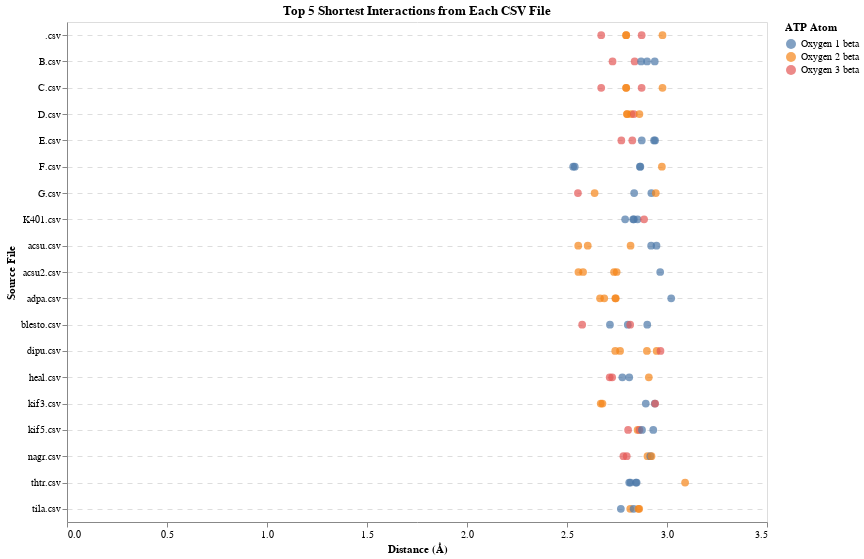

Notebook cell for this chart:
### Code cell
import pandas as pd
import altair as alt
import os

# Directory containing the CSV files
input_directory_path = '/Users/jazzeruncal/git/Jazzer_surf/data/'  # Update this to your input directory path

# List all CSV files in the directory
csv_files = [f for f in os.listdir(input_directory_path) if f.endswith('.csv')]

# Initialize a list to hold the top 5 interactions from each file
all_top_5_interactions = []

# Important ATP atoms
important_atoms = [
    'Phosphorus gamma', 'Phosphorus beta', 
    'Oxygen 1 beta', 'Oxygen 2 beta', 'Oxygen 3 beta'
]

# Process each CSV file
for csv_file in csv_files:
    file_path = os.path.join(input_directory_path, csv_file)
    
    # Load the CSV file
    data = pd.read_csv(file_path)
    
    # Apply the distance filter
    filtered_data = data[data["Distance (Å)"] < 4]
    
    # Filter to include only the important ATP atoms
    filtered_data = filtered_data[filtered_data['ATP Complete Atom Name'].isin(important_atoms)]
    
    # Sort the data by distance to get the shortest interactions
    sorted_data = filtered_data.sort_values(by="Distance (Å)")
    
    # Select the top 5 shortest interactions
    top_5_interactions = sorted_data.head(5)
    
    # Add a column for the source file
    top_5_interactions['Source File'] = csv_file[len("interactions"):]  # Extract part of the file name after "interactions"
    
    # Append to the list
    all_top_5_interactions.append(top_5_interactions)

# Combine all top 5 interactions into a single DataFrame
combined_data = pd.concat(all_top_5_interactions)

# Create the plot
jitter = alt.Chart(combined_data).mark_circle(size=60).encode(
    x=alt.X('Distance (Å):Q', title='Distance (Å)'),
    y=alt.Y('Source File:N', title='Source File'),
    color=alt.Color('ATP Complete Atom Name:N', legend=alt.Legend(title="ATP Atom")),
    tooltip=['ATP Complete Atom Name', 'Binding Residue Single Letter', 'Binding Residue ID', 'Distance (Å)', 'Source File']
).transform_calculate(
    jitter='sqrt(-2*log(random()))*cos(2*PI*random())'
).encode(
    x=alt.X('Distance (Å):Q', title='Distance (Å)', axis=alt.Axis(grid=False)),
    y=alt.Y('Source File:N', title='Source File', axis=alt.Axis(grid=True)),
    xOffset='jitter:Q'
).properties(
    height=500,
    width=700,
    title='Top 5 Shortest Interactions from Each CSV File'
).configure_axis(
    gridDash=[5, 5],
    tickCount=5
).configure_text(
    fontWeight='bold'
)

# Save the plot as an HTML file
jitter.save('top_5_shortest_interactions_filtered.html')

# Display the plot in the notebook
jitter

### Figure 1 — Vega-Lite specification as saved in the notebook (floating-point values rounded to 4 significant figures)
{"config": {"view": {"continuousWidth": 300, "continuousHeight": 300}, "axis": {"gridDash": [5, 5], "tickCount": 5}, "text": {"fontWeight": "bold"}}, "data": {"name": "data-f89c82c17024a866135aad58bca12130"}, "mark": {"type": "circle", "size": 60}, "encoding": {"color": {"field": "ATP Complete Atom Name", "legend": {"title": "ATP Atom"}, "type": "nominal"}, "tooltip": [{"field": "ATP Complete Atom Name", "type": "nominal"}, {"field": "Binding Residue Single Letter", "type": "nominal"}, {"field": "Binding Residue ID", "type": "quantitative"}, {"field": "Distance (Å)", "type": "quantitative"}, {"field": "Source File", "type": "nominal"}], "x": {"axis": {"grid": false}, "field": "Distance (Å)", "title": "Distance (Å)", "type": "quantitative"}, "xOffset": {"field": "jitter", "type": "quantitative"}, "y": {"axis": {"grid": true}, "field": "Source File", "title": "Source File", "type": "nominal"}}, "height": 500, "title": "Top 5 Shortest Interactions from Each CSV File", "transform": [{"calculate": "sqrt(-2*log(random()))*cos(2*PI*random())", "as": "jitter"}], "width": 700, "$schema": "https://vega.github.io/schema/vega-lite/v5.8.0.json", "datasets": {"data-f89c82c17024a866135aad58bca12130": [{"ATP Residue Name": "ATP", "ATP Residue ID": 1, "ATP Atom Name": "O3B", "Binding Residue Name": "SER", "Binding Residue ID": 87, "Binding Atom Name": "N", "Distance (Å)": 2.713, "ATP Complete Atom Name": "Oxygen 3 beta", "Binding Complete Atom Name": "Nitrogen", "Binding Residue Single Letter": "S", "Source File": "heal.csv"}, {"ATP Residue Name": "ATP", "ATP Residue ID": 1, "ATP Atom Name": "O3B", "Binding Residue Name": "SER", "Binding Residue ID": 87, "Binding Atom Name": "N", "Distance (Å)": 2.726, "ATP Complete Atom Name": "Oxygen 3 beta", "Binding Complete Atom Name": "Nitrogen", "Binding Residue Single Letter": "S", "Source File": "heal.csv"}, {"ATP Residue Name": "ATP", "ATP Residue ID": 1, "ATP Atom Name": "O1B", "Binding Residue Name": "THR", "Binding Residue ID": 91, "Binding Atom Name": "N", "Distance (Å)": 2.777, "ATP Complete Atom Name": "Oxygen 1 beta", "Binding Complete Atom Name": "Nitrogen", "Binding Residue Single Letter": "T", "Source File": "heal.csv"}, {"ATP Residue Name": "ATP", "ATP Residue ID": 1, "ATP Atom Name": "O1B", "Binding Residue Name": "THR", "Binding Residue ID": 91, "Binding Atom Name": "N", "Distance (Å)": 2.811, "ATP Complete Atom Name": "Oxygen 1 beta", "Binding Complete Atom Name": "Nitrogen", "Binding Residue Single Letter": "T", "Source File": "heal.csv"}, {"ATP Residue Name": "ATP", "ATP Residue ID": 1, "ATP Atom Name": "O2B", "Binding Residue Name": "LYS", "Binding Residue ID": 90, "Binding Atom Name": "NZ", "Distance (Å)": 2.909, "ATP Complete Atom Name": "Oxygen 2 beta", "Binding Complete Atom Name": "Nitrogen zeta", "Binding Residue Single Letter": "K", "Source File": "heal.csv"}, {"ATP Residue Name": "ATP", "ATP Residue ID": 1, "ATP Atom Name": "O1B", "Binding Residue Name": "THR", "Binding Residue ID": 155, "Binding Atom Name": "N", "Distance (Å)": 2.811, "ATP Complete Atom Name": "Oxygen 1 beta", "Binding Complete Atom Name": "Nitrogen", "Binding Residue Single Letter": "T", "Source File": "thtr.csv"}, {"ATP Residue Name": "ATP", "ATP Residue ID": 1, "ATP Atom Name": "O1B", "Binding Residue Name": "THR", "Binding Residue ID": 155, "Binding Atom Name": "OG1", "Distance (Å)": 2.818, "ATP Complete Atom Name": "Oxygen 1 beta", "Binding Complete Atom Name": "Oxygen gamma 1", "Binding Residue Single Letter": "T", "Source File": "thtr.csv"}, {"ATP Residue Name": "ATP", "ATP Residue ID": 1, "ATP Atom Name": "O1B", "Binding Residue Name": "THR", "Binding Residue ID": 155, "Binding Atom Name": "N", "Distance (Å)": 2.844, "ATP Complete Atom Name": "Oxygen 1 beta", "Binding Complete Atom Name": "Nitrogen", "Binding Residue Single Letter": "T", "Source File": "thtr.csv"}, {"ATP Residue Name": "ATP", "ATP Residue ID": 1, "ATP Atom Name": "O1B", "Binding Residue Name": "THR", "Binding Residue ID": 155, "Binding Atom Name": "OG1", "Distance (Å)": 2.848, "ATP Complete Atom Name": "Oxygen 1 beta", "Binding Complete Atom Name": "Oxygen gamma 1", "Binding Residue Single Letter": "T", "Source File": "thtr.csv"}, {"ATP Residue Name": "ATP", "ATP Residue ID": 1, "ATP Atom Name": "O2B", "Binding Residue Name": "GLY", "Binding Residue ID": 151, "Binding Atom Name": "N", "Distance (Å)": 3.09, "ATP Complete Atom Name": "Oxygen 2 beta", "Binding Complete Atom Name": "Nitrogen", "Binding Residue Single Letter": "G", "Source File": "thtr.csv"}, {"ATP Residue Name": "ATP", "ATP Residue ID": 1, "ATP Atom Name": "O3B", "Binding Residue Name": "SER", "Binding Residue ID": 95, "Binding Atom Name": "N", "Distance (Å)": 2.555, "ATP Complete Atom Name": "Oxygen 3 beta", "Binding Complete Atom Name": "Nitrogen", "Binding Residue Single Letter": "S", "Source File": "G.csv"}, {"ATP Residue Name": "ATP", "ATP Residue ID": 1, "ATP Atom Name": "O2B", "Binding Residue Name": "SER", "Binding Residue ID": 96, "Binding Atom Name": "N", "Distance (Å)": 2.638, "ATP Complete Atom Name": "Oxygen 2 beta", "Binding Complete Atom Name": "Nitrogen", "Binding Residue Single Letter": "S", "Source File": "G.csv"}, {"ATP Residue Name": "ATP", "ATP Residue ID": 1, "ATP Atom Name": "O1B", "Binding Residue Name": "THR", "Binding Residue ID": 99, "Binding Atom Name": "OG1", "Distance (Å)": 2.836, "ATP Complete Atom Name": "Oxygen 1 beta", "Binding Complete Atom Name": "Oxygen gamma 1", "Binding Residue Single Letter": "T", "Source File": "G.csv"}, {"ATP Residue Name": "ATP", "ATP Residue ID": 1, "ATP Atom Name": "O1B", "Binding Residue Name": "THR", "Binding Residue ID": 99, "Binding Atom Name": "N", "Distance (Å)": 2.922, "ATP Complete Atom Name": "Oxygen 1 beta", "Binding Complete Atom Name": "Nitrogen", "Binding Residue Single Letter": "T", "Source File": "G.csv"}, {"ATP Residue Name": "ATP", "ATP Residue ID": 1, "ATP Atom Name": "O2B", "Binding Residue Name": "SER", "Binding Residue ID": 95, "Binding Atom Name": "N", "Distance (Å)": 2.944, "ATP Complete Atom Name": "Oxygen 2 beta", "Binding Complete Atom Name": "Nitrogen", "Binding Residue Single Letter": "S", "Source File": "G.csv"}, {"ATP Residue Name": "ATP", "ATP Residue ID": 1, "ATP Atom Name": "O3B", "Binding Residue Name": "SER", "Binding Residue ID": 95, "Binding Atom Name": "N", "Distance (Å)": 2.671, "ATP Complete Atom Name": "Oxygen 3 beta", "Binding Complete Atom Name": "Nitrogen", "Binding Residue Single Letter": "S", "Source File": ".csv"}, {"ATP Residue Name": "ATP", "ATP Residue ID": 1, "ATP Atom Name": "O2B", "Binding Residue Name": "THR", "Binding Residue ID": 99, "Binding Atom Name": "OG1", "Distance (Å)": 2.795, "ATP Complete Atom Name": "Oxygen 2 beta", "Binding Complete Atom Name": "Oxygen gamma 1", "Binding Residue Single Letter": "T", "Source File": ".csv"}, {"ATP Residue Name": "ATP", "ATP Residue ID": 1, "ATP Atom Name": "O2B", "Binding Residue Name": "THR", "Binding Residue ID": 99, "Binding Atom Name": "N", "Distance (Å)": 2.796, "ATP Complete Atom Name": "Oxygen 2 beta", "Binding Complete Atom Name": "Nitrogen", "Binding Residue Single Letter": "T", "Source File": ".csv"}, {"ATP Residue Name": "ATP", "ATP Residue ID": 1, "ATP Atom Name": "O3B", "Binding Residue Name": "SER", "Binding Residue ID": 95, "Binding Atom Name": "N", "Distance (Å)": 2.873, "ATP Complete Atom Name": "Oxygen 3 beta", "Binding Complete Atom Name": "Nitrogen", "Binding Residue Single Letter": "S", "Source File": ".csv"}, {"ATP Residue Name": "ATP", "ATP Residue ID": 1, "ATP Atom Name": "O2B", "Binding Residue Name": "THR", "Binding Residue ID": 99, "Binding Atom Name": "N", "Distance (Å)": 2.978, "ATP Complete Atom Name": "Oxygen 2 beta", "Binding Complete Atom Name": "Nitrogen", "Binding Residue Single Letter": "T", "Source File": ".csv"}, {"ATP Residue Name": "ATP", "ATP Residue ID": 1, "ATP Atom Name": "O1B", "Binding Residue Name": "LYS", "Binding Residue ID": 95, "Binding Atom Name": "NZ", "Distance (Å)": 2.769, "ATP Complete Atom Name": "Oxygen 1 beta", "Binding Complete Atom Name": "Nitrogen zeta", "Binding Residue Single Letter": "K", "Source File": "tila.csv"}, {"ATP Residue Name": "ATP", "ATP Residue ID": 1, "ATP Atom Name": "O2B", "Binding Residue Name": "THR", "Binding Residue ID": 96, "Binding Atom Name": "N", "Distance (Å)": 2.816, "ATP Complete Atom Name": "Oxygen 2 beta", "Binding Complete Atom Name": "Nitrogen", "Binding Residue Single Letter": "T", "Source File": "tila.csv"}, {"ATP Residue Name": "ATP", "ATP Residue ID": 1, "ATP Atom Name": "O1B", "Binding Residue Name": "LYS", "Binding Residue ID": 95, "Binding Atom Name": "NZ", "Distance (Å)": 2.833, "ATP Complete Atom Name": "Oxygen 1 beta", "Binding Complete Atom Name": "Nitrogen zeta", "Binding Residue Single Letter": "K", "Source File": "tila.csv"}, {"ATP Residue Name": "ATP", "ATP Residue ID": 1, "ATP Atom Name": "O2B", "Binding Residue Name": "THR", "Binding Residue ID": 96, "Binding Atom Name": "N", "Distance (Å)": 2.857, "ATP Complete Atom Name": "Oxygen 2 beta", "Binding Complete Atom Name": "Nitrogen", "Binding Residue Single Letter": "T", "Source File": "tila.csv"}, {"ATP Residue Name": "ATP", "ATP Residue ID": 1, "ATP Atom Name": "O2B", "Binding Residue Name": "THR", "Binding Residue ID": 96, "Binding Atom Name": "OG1", "Distance (Å)": 2.861, "ATP Complete Atom Name": "Oxygen 2 beta", "Binding Complete Atom Name": "Oxygen gamma 1", "Binding Residue Single Letter": "T", "Source File": "tila.csv"}, {"ATP Residue Name": "ATP", "ATP Residue ID": 1, "ATP Atom Name": "O1B", "Binding Residue Name": "THR", "Binding Residue ID": 92, "Binding Atom Name": "N", "Distance (Å)": 2.531, "ATP Complete Atom Name": "Oxygen 1 beta", "Binding Complete Atom Name": "Nitrogen", "Binding Residue Single Letter": "T", "Source File": "F.csv"}, {"ATP Residue Name": "ATP", "ATP Residue ID": 1, "ATP Atom Name": "O1B", "Binding Residue Name": "THR", "Binding Residue ID": 92, "Binding Atom Name": "N", "Distance (Å)": 2.539, "ATP Complete Atom Name": "Oxygen 1 beta", "Binding Complete Atom Name": "Nitrogen", "Binding Residue Single Letter": "T", "Source File": "F.csv"}, {"ATP Residue Name": "ATP", "ATP Residue ID": 1, "ATP Atom Name": "O1B", "Binding Residue Name": "LYS", "Binding Residue ID": 91, "Binding Atom Name": "N", "Distance (Å)": 2.864, "ATP Complete Atom Name": "Oxygen 1 beta", "Binding Complete Atom Name": "Nitrogen", "Binding Residue Single Letter": "K", "Source File": "F.csv"}, {"ATP Residue Name": "ATP", "ATP Residue ID": 1, "ATP Atom Name": "O1B", "Binding Residue Name": "LYS", "Binding Residue ID": 91, "Binding Atom Name": "N", "Distance (Å)": 2.867, "ATP Complete Atom Name": "Oxygen 1 beta", "Binding Complete Atom Name": "Nitrogen", "Binding Residue Single Letter": "K", "Source File": "F.csv"}, {"ATP Residue Name": "ATP", "ATP Residue ID": 1, "ATP Atom Name": "O2B", "Binding Residue Name": "GLY", "Binding Residue ID": 88, "Binding Atom Name": "N", "Distance (Å)": 2.974, "ATP Complete Atom Name": "Oxygen 2 beta", "Binding Complete Atom Name": "Nitrogen", "Binding Residue Single Letter": "G", "Source File": "F.csv"}, {"ATP Residue Name": "ATP", "ATP Residue ID": 1, "ATP Atom Name": "O2B", "Binding Residue Name": "THR", "Binding Residue ID": 92, "Binding Atom Name": "N", "Distance (Å)": 2.8, "ATP Complete Atom Name": "Oxygen 2 beta", "Binding Complete Atom Name": "Nitrogen", "Binding Residue Single Letter": "T", "Source File": "D.csv"}, {"ATP Residue Name": "ATP", "ATP Residue ID": 1, "ATP Atom Name": "O2B", "Binding Residue Name": "THR", "Binding Residue ID": 92, "Binding Atom Name": "OG1", "Distance (Å)": 2.801, "ATP Complete Atom Name": "Oxygen 2 beta", "Binding Complete Atom Name": "Oxygen gamma 1", "Binding Residue Single Letter": "T", "Source File": "D.csv"}, {"ATP Residue Name": "ATP", "ATP Residue ID": 1, "ATP Atom Name": "O2B", "Binding Residue Name": "THR", "Binding Residue ID": 92, "Binding Atom Name": "N", "Distance (Å)": 2.821, "ATP Complete Atom Name": "Oxygen 2 beta", "Binding Complete Atom Name": "Nitrogen", "Binding Residue Single Letter": "T", "Source File": "D.csv"}, {"ATP Residue Name": "ATP", "ATP Residue ID": 1, "ATP Atom Name": "O3B", "Binding Residue Name": "GLY", "Binding Residue ID": 88, "Binding Atom Name": "N", "Distance (Å)": 2.834, "ATP Complete Atom Name": "Oxygen 3 beta", "Binding Complete Atom Name": "Nitrogen", "Binding Residue Single Letter": "G", "Source File": "D.csv"}, {"ATP Residue Name": "ATP", "ATP Residue ID": 1, "ATP Atom Name": "O2B", "Binding Residue Name": "THR", "Binding Residue ID": 92, "Binding Atom Name": "OG1", "Distance (Å)": 2.862, "ATP Complete Atom Name": "Oxygen 2 beta", "Binding Complete Atom Name": "Oxygen gamma 1", "Binding Residue Single Letter": "T", "Source File": "D.csv"}, {"ATP Residue Name": "ATP", "ATP Residue ID": 1, "ATP Atom Name": "O2B", "Binding Residue Name": "THR", "Binding Residue ID": 92, "Binding Atom Name": "OG1", "Distance (Å)": 2.556, "ATP Complete Atom Name": "Oxygen 2 beta", "Binding Complete Atom Name": "Oxygen gamma 1", "Binding Residue Single Letter": "T", "Source File": "acsu.csv"}, {"ATP Residue Name": "ATP", "ATP Residue ID": 1, "ATP Atom Name": "O2B", "Binding Residue Name": "THR", "Binding Residue ID": 92, "Binding Atom Name": "OG1", "Distance (Å)": 2.604, "ATP Complete Atom Name": "Oxygen 2 beta", "Binding Complete Atom Name": "Oxygen gamma 1", "Binding Residue Single Letter": "T", "Source File": "acsu.csv"}, {"ATP Residue Name": "ATP", "ATP Residue ID": 1, "ATP Atom Name": "O2B", "Binding Residue Name": "THR", "Binding Residue ID": 92, "Binding Atom Name": "N", "Distance (Å)": 2.818, "ATP Complete Atom Name": "Oxygen 2 beta", "Binding Complete Atom Name": "Nitrogen", "Binding Residue Single Letter": "T", "Source File": "acsu.csv"}, {"ATP Residue Name": "ATP", "ATP Residue ID": 1, "ATP Atom Name": "O1B", "Binding Residue Name": "LYS", "Binding Residue ID": 91, "Binding Atom Name": "NZ", "Distance (Å)": 2.921, "ATP Complete Atom Name": "Oxygen 1 beta", "Binding Complete Atom Name": "Nitrogen zeta", "Binding Residue Single Letter": "K", "Source File": "acsu.csv"}, {"ATP Residue Name": "ATP", "ATP Residue ID": 1, "ATP Atom Name": "O1B", "Binding Residue Name": "LYS", "Binding Residue ID": 91, "Binding Atom Name": "NZ", "Distance (Å)": 2.947, "ATP Complete Atom Name": "Oxygen 1 beta", "Binding Complete Atom Name": "Nitrogen zeta", "Binding Residue Single Letter": "K", "Source File": "acsu.csv"}, {"ATP Residue Name": "ATP", "ATP Residue ID": 1, "ATP Atom Name": "O3B", "Binding Residue Name": "SER", "Binding Residue ID": 95, "Binding Atom Name": "N", "Distance (Å)": 2.772, "ATP Complete Atom Name": "Oxygen 3 beta", "Binding Complete Atom Name": "Nitrogen", "Binding Residue Single Letter": "S", "Source File": "E.csv"}, {"ATP Residue Name": "ATP", "ATP Residue ID": 1, "ATP Atom Name": "O3B", "Binding Residue Name": "SER", "Binding Residue ID": 95, "Binding Atom Name": "N", "Distance (Å)": 2.827, "ATP Complete Atom Name": "Oxygen 3 beta", "Binding Complete Atom Name": "Nitrogen", "Binding Residue Single Letter": "S", "Source File": "E.csv"}, {"ATP Residue Name": "ATP", "ATP Residue ID": 1, "ATP Atom Name": "O1B", "Binding Residue Name": "THR", "Binding Residue ID": 99, "Binding Atom Name": "OG1", "Distance (Å)": 2.874, "ATP Complete Atom Name": "Oxygen 1 beta", "Binding Complete Atom Name": "Oxygen gamma 1", "Binding Residue Single Letter": "T", "Source File": "E.csv"}, {"ATP Residue Name": "ATP", "ATP Residue ID": 1, "ATP Atom Name": "O1B", "Binding Residue Name": "THR", "Binding Residue ID": 99, "Binding Atom Name": "N", "Distance (Å)": 2.935, "ATP Complete Atom Name": "Oxygen 1 beta", "Binding Complete Atom Name": "Nitrogen", "Binding Residue Single Letter": "T", "Source File": "E.csv"}, {"ATP Residue Name": "ATP", "ATP Residue ID": 1, "ATP Atom Name": "O1B", "Binding Residue Name": "THR", "Binding Residue ID": 99, "Binding Atom Name": "OG1", "Distance (Å)": 2.94, "ATP Complete Atom Name": "Oxygen 1 beta", "Binding Complete Atom Name": "Oxygen gamma 1", "Binding Residue Single Letter": "T", "Source File": "E.csv"}, {"ATP Residue Name": "ATP", "ATP Residue ID": 1, "ATP Atom Name": "O3B", "Binding Residue Name": "GLY", "Binding Residue ID": 88, "Binding Atom Name": "N", "Distance (Å)": 2.728, "ATP Complete Atom Name": "Oxygen 3 beta", "Binding Complete Atom Name": "Nitrogen", "Binding Residue Single Letter": "G", "Source File": "B.csv"}, {"ATP Residue Name": "ATP", "ATP Residue ID": 1, "ATP Atom Name": "O3B", "Binding Residue Name": "GLY", "Binding Residue ID": 88, "Binding Atom Name": "N", "Distance (Å)": 2.838, "ATP Complete Atom Name": "Oxygen 3 beta", "Binding Complete Atom Name": "Nitrogen", "Binding Residue Single Letter": "G", "Source File": "B.csv"}, {"ATP Residue Name": "ATP", "ATP Residue ID": 1, "ATP Atom Name": "O1B", "Binding Residue Name": "THR", "Binding Residue ID": 92, "Binding Atom Name": "OG1", "Distance (Å)": 2.871, "ATP Complete Atom Name": "Oxygen 1 beta", "Binding Complete Atom Name": "Oxygen gamma 1", "Binding Residue Single Letter": "T", "Source File": "B.csv"}, {"ATP Residue Name": "ATP", "ATP Residue ID": 1, "ATP Atom Name": "O1B", "Binding Residue Name": "THR", "Binding Residue ID": 92, "Binding Atom Name": "N", "Distance (Å)": 2.9, "ATP Complete Atom Name": "Oxygen 1 beta", "Binding Complete Atom Name": "Nitrogen", "Binding Residue Single Letter": "T", "Source File": "B.csv"}, {"ATP Residue Name": "ATP", "ATP Residue ID": 1, "ATP Atom Name": "O1B", "Binding Residue Name": "THR", "Binding Residue ID": 92, "Binding Atom Name": "N", "Distance (Å)": 2.939, "ATP Complete Atom Name": "Oxygen 1 beta", "Binding Complete Atom Name": "Nitrogen", "Binding Residue Single Letter": "T", "Source File": "B.csv"}, {"ATP Residue Name": "ATP", "ATP Residue ID": 1, "ATP Atom Name": "O3B", "Binding Residue Name": "SER", "Binding Residue ID": 95, "Binding Atom Name": "N", "Distance (Å)": 2.671, "ATP Complete Atom Name": "Oxygen 3 beta", "Binding Complete Atom Name": "Nitrogen", "Binding Residue Single Letter": "S", "Source File": "C.csv"}, {"ATP Residue Name": "ATP", "ATP Residue ID": 1, "ATP Atom Name": "O2B", "Binding Residue Name": "THR", "Binding Residue ID": 99, "Binding Atom Name": "OG1", "Distance (Å)": 2.795, "ATP Complete Atom Name": "Oxygen 2 beta", "Binding Complete Atom Name": "Oxygen gamma 1", "Binding Residue Single Letter": "T", "Source File": "C.csv"}, {"ATP Residue Name": "ATP", "ATP Residue ID": 1, "ATP Atom Name": "O2B", "Binding Residue Name": "THR", "Binding Residue ID": 99, "Binding Atom Name": "N", "Distance (Å)": 2.796, "ATP Complete Atom Name": "Oxygen 2 beta", "Binding Complete Atom Name": "Nitrogen", "Binding Residue Single Letter": "T", "Source File": "C.csv"}, {"ATP Residue Name": "ATP", "ATP Residue ID": 1, "ATP Atom Name": "O3B", "Binding Residue Name": "SER", "Binding Residue ID": 95, "Binding Atom Name": "N", "Distance (Å)": 2.873, "ATP Complete Atom Name": "Oxygen 3 beta", "Binding Complete Atom Name": "Nitrogen", "Binding Residue Single Letter": "S", "Source File": "C.csv"}, {"ATP Residue Name": "ATP", "ATP Residue ID": 1, "ATP Atom Name": "O2B", "Binding Residue Name": "THR", "Binding Residue ID": 99, "Binding Atom Name": "N", "Distance (Å)": 2.978, "ATP Complete Atom Name": "Oxygen 2 beta", "Binding Complete Atom Name": "Nitrogen", "Binding Residue Single Letter": "T", "Source File": "C.csv"}, {"ATP Residue Name": "ATP", "ATP Residue ID": 1, "ATP Atom Name": "O2B", "Binding Residue Name": "THR", "Binding Residue ID": 92, "Binding Atom Name": "OG1", "Distance (Å)": 2.741, "ATP Complete Atom Name": "Oxygen 2 beta", "Binding Complete Atom Name": "Oxygen gamma 1", "Binding Residue Single Letter": "T", "Source File": "dipu.csv"}, {"ATP Residue Name": "ATP", "ATP Residue ID": 1, "ATP Atom Name": "O2B", "Binding Residue Name": "THR", "Binding Residue ID": 92, "Binding Atom Name": "OG1", "Distance (Å)": 2.765, "ATP Complete Atom Name": "Oxygen 2 beta", "Binding Complete Atom Name": "Oxygen gamma 1", "Binding Residue Single Letter": "T", "Source File": "dipu.csv"}, {"ATP Residue Name": "ATP", "ATP Residue ID": 1, "ATP Atom Name": "O2B", "Binding Residue Name": "THR", "Binding Residue ID": 92, "Binding Atom Name": "N", "Distance (Å)": 2.9, "ATP Complete Atom Name": "Oxygen 2 beta", "Binding Complete Atom Name": "Nitrogen", "Binding Residue Single Letter": "T", "Source File": "dipu.csv"}, {"ATP Residue Name": "ATP", "ATP Residue ID": 1, "ATP Atom Name": "O2B", "Binding Residue Name": "THR", "Binding Residue ID": 92, "Binding Atom Name": "N", "Distance (Å)": 2.948, "ATP Complete Atom Name": "Oxygen 2 beta", "Binding Complete Atom Name": "Nitrogen", "Binding Residue Single Letter": "T", "Source File": "dipu.csv"}, {"ATP Residue Name": "ATP", "ATP Residue ID": 1, "ATP Atom Name": "O3B", "Binding Residue Name": "SER", "Binding Residue ID": 88, "Binding Atom Name": "N", "Distance (Å)": 2.967, "ATP Complete Atom Name": "Oxygen 3 beta", "Binding Complete Atom Name": "Nitrogen", "Binding Residue Single Letter": "S", "Source File": "dipu.csv"}, {"ATP Residue Name": "ATP", "ATP Residue ID": 1, "ATP Atom Name": "O3B", "Binding Residue Name": "SER", "Binding Residue ID": 98, "Binding Atom Name": "N", "Distance (Å)": 2.576, "ATP Complete Atom Name": "Oxygen 3 beta", "Binding Complete Atom Name": "Nitrogen", "Binding Residue Single Letter": "S", "Source File": "blesto.csv"}, {"ATP Residue Name": "ATP", "ATP Residue ID": 1, "ATP Atom Name": "O1B", "Binding Residue Name": "THR", "Binding Residue ID": 102, "Binding Atom Name": "OG1", "Distance (Å)": 2.715, "ATP Complete Atom Name": "Oxygen 1 beta", "Binding Complete Atom Name": "Oxygen gamma 1", "Binding Residue Single Letter": "T", "Source File": "blesto.csv"}, {"ATP Residue Name": "ATP", "ATP Residue ID": 1, "ATP Atom Name": "O1B", "Binding Residue Name": "THR", "Binding Residue ID": 102, "Binding Atom Name": "N", "Distance (Å)": 2.804, "ATP Complete Atom Name": "Oxygen 1 beta", "Binding Complete Atom Name": "Nitrogen", "Binding Residue Single Letter": "T", "Source File": "blesto.csv"}, {"ATP Residue Name": "ATP", "ATP Residue ID": 1, "ATP Atom Name": "O3B", "Binding Residue Name": "SER", "Binding Residue ID": 98, "Binding Atom Name": "N", "Distance (Å)": 2.816, "ATP Complete Atom Name": "Oxygen 3 beta", "Binding Complete Atom Name": "Nitrogen", "Binding Residue Single Letter": "S", "Source File": "blesto.csv"}, {"ATP Residue Name": "ATP", "ATP Residue ID": 1, "ATP Atom Name": "O1B", "Binding Residue Name": "THR", "Binding Residue ID": 102, "Binding Atom Name": "N", "Distance (Å)": 2.901, "ATP Complete Atom Name": "Oxygen 1 beta", "Binding Complete Atom Name": "Nitrogen", "Binding Residue Single Letter": "T", "Source File": "blesto.csv"}, {"ATP Residue Name": "ATP", "ATP Residue ID": 1, "ATP Atom Name": "O2B", "Binding Residue Name": "THR", "Binding Residue ID": 93, "Binding Atom Name": "OG1", "Distance (Å)": 2.665, "ATP Complete Atom Name": "Oxygen 2 beta", "Binding Complete Atom Name": "Oxygen gamma 1", "Binding Residue Single Letter": "T", "Source File": "adpa.csv"}, {"ATP Residue Name": "ATP", "ATP Residue ID": 1, "ATP Atom Name": "O2B", "Binding Residue Name": "THR", "Binding Residue ID": 93, "Binding Atom Name": "OG1", "Distance (Å)": 2.686, "ATP Complete Atom Name": "Oxygen 2 beta", "Binding Complete Atom Name": "Oxygen gamma 1", "Binding Residue Single Letter": "T", "Source File": "adpa.csv"}, {"ATP Residue Name": "ATP", "ATP Residue ID": 1, "ATP Atom Name": "O2B", "Binding Residue Name": "THR", "Binding Residue ID": 93, "Binding Atom Name": "N", "Distance (Å)": 2.742, "ATP Complete Atom Name": "Oxygen 2 beta", "Binding Complete Atom Name": "Nitrogen", "Binding Residue Single Letter": "T", "Source File": "adpa.csv"}, {"ATP Residue Name": "ATP", "ATP Residue ID": 1, "ATP Atom Name": "O2B", "Binding Residue Name": "THR", "Binding Residue ID": 93, "Binding Atom Name": "N", "Distance (Å)": 2.744, "ATP Complete Atom Name": "Oxygen 2 beta", "Binding Complete Atom Name": "Nitrogen", "Binding Residue Single Letter": "T", "Source File": "adpa.csv"}, {"ATP Residue Name": "ATP", "ATP Residue ID": 1, "ATP Atom Name": "O1B", "Binding Residue Name": "LYS", "Binding Residue ID": 92, "Binding Atom Name": "NZ", "Distance (Å)": 3.021, "ATP Complete Atom Name": "Oxygen 1 beta", "Binding Complete Atom Name": "Nitrogen zeta", "Binding Residue Single Letter": "K", "Source File": "adpa.csv"}, {"ATP Residue Name": "ATP", "ATP Residue ID": 1, "ATP Atom Name": "O1B", "Binding Residue Name": "THR", "Binding Residue ID": 99, "Binding Atom Name": "N", "Distance (Å)": 2.791, "ATP Complete Atom Name": "Oxygen 1 beta", "Binding Complete Atom Name": "Nitrogen", "Binding Residue Single Letter": "T", "Source File": "K401.csv"}, {"ATP Residue Name": "ATP", "ATP Residue ID": 1, "ATP Atom Name": "O1B", "Binding Residue Name": "THR", "Binding Residue ID": 99, "Binding Atom Name": "OG1", "Distance (Å)": 2.831, "ATP Complete Atom Name": "Oxygen 1 beta", "Binding Complete Atom Name": "Oxygen gamma 1", "Binding Residue Single Letter": "T", "Source File": "K401.csv"}, {"ATP Residue Name": "ATP", "ATP Residue ID": 1, "ATP Atom Name": "O1B", "Binding Residue Name": "THR", "Binding Residue ID": 99, "Binding Atom Name": "OG1", "Distance (Å)": 2.835, "ATP Complete Atom Name": "Oxygen 1 beta", "Binding Complete Atom Name": "Oxygen gamma 1", "Binding Residue Single Letter": "T", "Source File": "K401.csv"}, {"ATP Residue Name": "ATP", "ATP Residue ID": 1, "ATP Atom Name": "O1B", "Binding Residue Name": "THR", "Binding Residue ID": 99, "Binding Atom Name": "N", "Distance (Å)": 2.853, "ATP Complete Atom Name": "Oxygen 1 beta", "Binding Complete Atom Name": "Nitrogen", "Binding Residue Single Letter": "T", "Source File": "K401.csv"}, {"ATP Residue Name": "ATP", "ATP Residue ID": 1, "ATP Atom Name": "O3B", "Binding Residue Name": "SER", "Binding Residue ID": 95, "Binding Atom Name": "N", "Distance (Å)": 2.885, "ATP Complete Atom Name": "Oxygen 3 beta", "Binding Complete Atom Name": "Nitrogen", "Binding Residue Single Letter": "S", "Source File": "K401.csv"}, {"ATP Residue Name": "ATP", "ATP Residue ID": 1, "ATP Atom Name": "O2B", "Binding Residue Name": "THR", "Binding Residue ID": 91, "Binding Atom Name": "N", "Distance (Å)": 2.557, "ATP Complete Atom Name": "Oxygen 2 beta", "Binding Complete Atom Name": "Nitrogen", "Binding Residue Single Letter": "T", "Source File": "acsu2.csv"}, {"ATP Residue Name": "ATP", "ATP Residue ID": 1, "ATP Atom Name": "O2B", "Binding Residue Name": "THR", "Binding Residue ID": 91, "Binding Atom Name": "N", "Distance (Å)": 2.58, "ATP Complete Atom Name": "Oxygen 2 beta", "Binding Complete Atom Name": "Nitrogen", "Binding Residue Single Letter": "T", "Source File": "acsu2.csv"}, {"ATP Residue Name": "ATP", "ATP Residue ID": 1, "ATP Atom Name": "O2B", "Binding Residue Name": "THR", "Binding Residue ID": 91, "Binding Atom Name": "OG1", "Distance (Å)": 2.735, "ATP Complete Atom Name": "Oxygen 2 beta", "Binding Complete Atom Name": "Oxygen gamma 1", "Binding Residue Single Letter": "T", "Source File": "acsu2.csv"}, {"ATP Residue Name": "ATP", "ATP Residue ID": 1, "ATP Atom Name": "O2B", "Binding Residue Name": "THR", "Binding Residue ID": 91, "Binding Atom Name": "OG1", "Distance (Å)": 2.748, "ATP Complete Atom Name": "Oxygen 2 beta", "Binding Complete Atom Name": "Oxygen gamma 1", "Binding Residue Single Letter": "T", "Source File": "acsu2.csv"}, {"ATP Residue Name": "ATP", "ATP Residue ID": 1, "ATP Atom Name": "O1B", "Binding Residue Name": "LYS", "Binding Residue ID": 90, "Binding Atom Name": "NZ", "Distance (Å)": 2.966, "ATP Complete Atom Name": "Oxygen 1 beta", "Binding Complete Atom Name": "Nitrogen zeta", "Binding Residue Single Letter": "K", "Source File": "acsu2.csv"}, {"ATP Residue Name": "ATP", "ATP Residue ID": 1, "ATP Atom Name": "O3B", "Binding Residue Name": "SER", "Binding Residue ID": 89, "Binding Atom Name": "N", "Distance (Å)": 2.806, "ATP Complete Atom Name": "Oxygen 3 beta", "Binding Complete Atom Name": "Nitrogen", "Binding Residue Single Letter": "S", "Source File": "kif5.csv"}, {"ATP Residue Name": "ATP", "ATP Residue ID": 1, "ATP Atom Name": "O2B", "Binding Residue Name": "LYS", "Binding Residue ID": 92, "Binding Atom Name": "NZ", "Distance (Å)": 2.853, "ATP Complete Atom Name": "Oxygen 2 beta", "Binding Complete Atom Name": "Nitrogen zeta", "Binding Residue Single Letter": "K", "Source File": "kif5.csv"}, {"ATP Residue Name": "ATP", "ATP Residue ID": 1, "ATP Atom Name": "O3B", "Binding Residue Name": "SER", "Binding Residue ID": 89, "Binding Atom Name": "N", "Distance (Å)": 2.862, "ATP Complete Atom Name": "Oxygen 3 beta", "Binding Complete Atom Name": "Nitrogen", "Binding Residue Single Letter": "S", "Source File": "kif5.csv"}, {"ATP Residue Name": "ATP", "ATP Residue ID": 1, "ATP Atom Name": "O1B", "Binding Residue Name": "THR", "Binding Residue ID": 93, "Binding Atom Name": "OG1", "Distance (Å)": 2.875, "ATP Complete Atom Name": "Oxygen 1 beta", "Binding Complete Atom Name": "Oxygen gamma 1", "Binding Residue Single Letter": "T", "Source File": "kif5.csv"}, {"ATP Residue Name": "ATP", "ATP Residue ID": 1, "ATP Atom Name": "O1B", "Binding Residue Name": "THR", "Binding Residue ID": 93, "Binding Atom Name": "N", "Distance (Å)": 2.931, "ATP Complete Atom Name": "Oxygen 1 beta", "Binding Complete Atom Name": "Nitrogen", "Binding Residue Single Letter": "T", "Source File": "kif5.csv"}, {"ATP Residue Name": "ATP", "ATP Residue ID": 1, "ATP Atom Name": "O3B", "Binding Residue Name": "GLY", "Binding Residue ID": 92, "Binding Atom Name": "N", "Distance (Å)": 2.782, "ATP Complete Atom Name": "Oxygen 3 beta", "Binding Complete Atom Name": "Nitrogen", "Binding Residue Single Letter": "G", "Source File": "nagr.csv"}, {"ATP Residue Name": "ATP", "ATP Residue ID": 1, "ATP Atom Name": "O3B", "Binding Residue Name": "GLY", "Binding Residue ID": 92, "Binding Atom Name": "N", "Distance (Å)": 2.799, "ATP Complete Atom Name": "Oxygen 3 beta", "Binding Complete Atom Name": "Nitrogen", "Binding Residue Single Letter": "G", "Source File": "nagr.csv"}, {"ATP Residue Name": "ATP", "ATP Residue ID": 1, "ATP Atom Name": "O2B", "Binding Residue Name": "SER", "Binding Residue ID": 96, "Binding Atom Name": "N", "Distance (Å)": 2.902, "ATP Complete Atom Name": "Oxygen 2 beta", "Binding Complete Atom Name": "Nitrogen", "Binding Residue Single Letter": "S", "Source File": "nagr.csv"}, {"ATP Residue Name": "ATP", "ATP Residue ID": 1, "ATP Atom Name": "O1B", "Binding Residue Name": "LYS", "Binding Residue ID": 95, "Binding Atom Name": "N", "Distance (Å)": 2.917, "ATP Complete Atom Name": "Oxygen 1 beta", "Binding Complete Atom Name": "Nitrogen", "Binding Residue Single Letter": "K", "Source File": "nagr.csv"}, {"ATP Residue Name": "ATP", "ATP Residue ID": 1, "ATP Atom Name": "O2B", "Binding Residue Name": "SER", "Binding Residue ID": 96, "Binding Atom Name": "OG", "Distance (Å)": 2.922, "ATP Complete Atom Name": "Oxygen 2 beta", "Binding Complete Atom Name": "Oxygen gamma", "Binding Residue Single Letter": "S", "Source File": "nagr.csv"}, {"ATP Residue Name": "ATP", "ATP Residue ID": 1, "ATP Atom Name": "O2B", "Binding Residue Name": "THR", "Binding Residue ID": 92, "Binding Atom Name": "N", "Distance (Å)": 2.669, "ATP Complete Atom Name": "Oxygen 2 beta", "Binding Complete Atom Name": "Nitrogen", "Binding Residue Single Letter": "T", "Source File": "kif3.csv"}, {"ATP Residue Name": "ATP", "ATP Residue ID": 1, "ATP Atom Name": "O2B", "Binding Residue Name": "THR", "Binding Residue ID": 92, "Binding Atom Name": "N", "Distance (Å)": 2.677, "ATP Complete Atom Name": "Oxygen 2 beta", "Binding Complete Atom Name": "Nitrogen", "Binding Residue Single Letter": "T", "Source File": "kif3.csv"}, {"ATP Residue Name": "ATP", "ATP Residue ID": 1, "ATP Atom Name": "O1B", "Binding Residue Name": "SER", "Binding Residue ID": 89, "Binding Atom Name": "N", "Distance (Å)": 2.894, "ATP Complete Atom Name": "Oxygen 1 beta", "Binding Complete Atom Name": "Nitrogen", "Binding Residue Single Letter": "S", "Source File": "kif3.csv"}, {"ATP Residue Name": "ATP", "ATP Residue ID": 1, "ATP Atom Name": "O1B", "Binding Residue Name": "GLY", "Binding Residue ID": 90, "Binding Atom Name": "N", "Distance (Å)": 2.939, "ATP Complete Atom Name": "Oxygen 1 beta", "Binding Complete Atom Name": "Nitrogen", "Binding Residue Single Letter": "G", "Source File": "kif3.csv"}, {"ATP Residue Name": "ATP", "ATP Residue ID": 1, "ATP Atom Name": "O3B", "Binding Residue Name": "GLY", "Binding Residue ID": 88, "Binding Atom Name": "N", "Distance (Å)": 2.941, "ATP Complete Atom Name": "Oxygen 3 beta", "Binding Complete Atom Name": "Nitrogen", "Binding Residue Single Letter": "G", "Source File": "kif3.csv"}]}}
